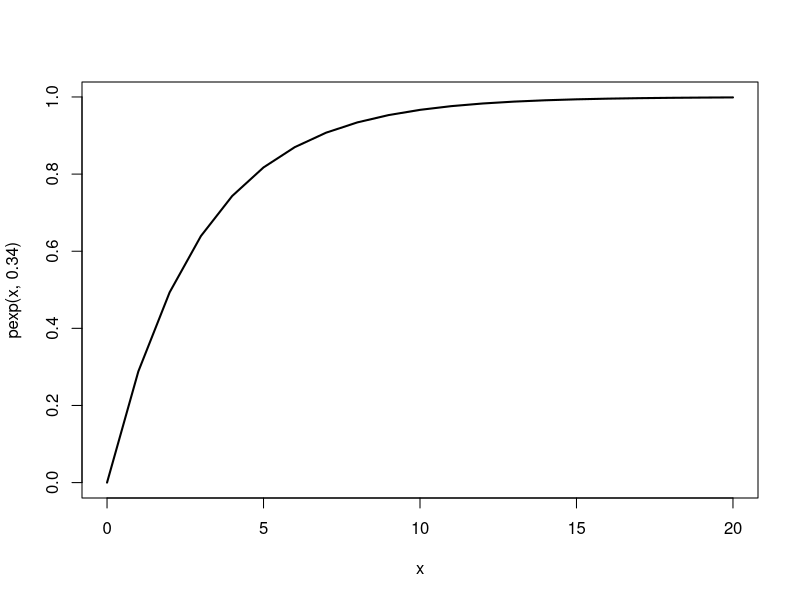
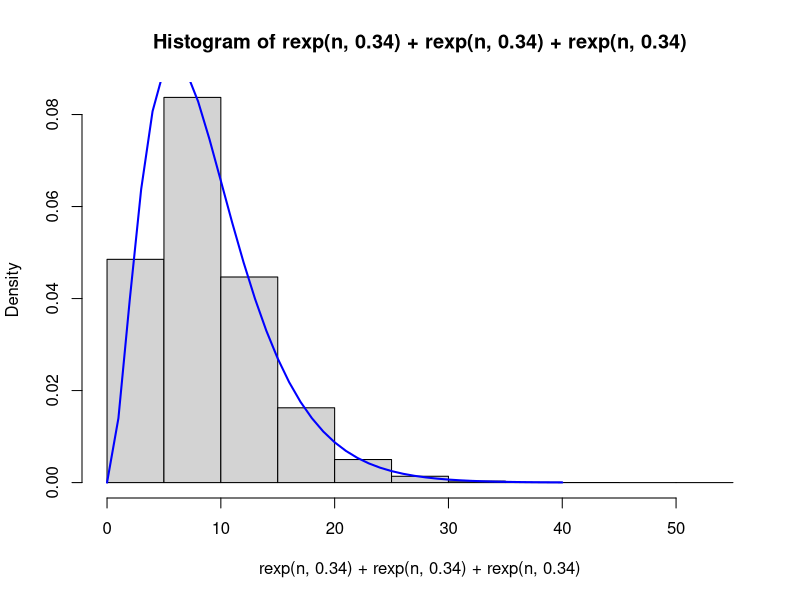
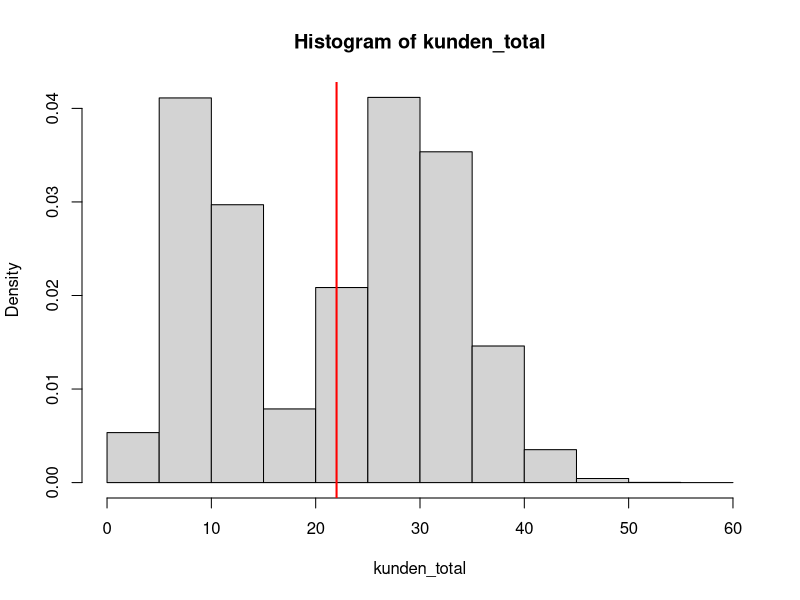

Write R code to recreate these figures, in order.
# Aufgabe 1

x <- 0:20
plot(x, pexp(x, 0.34), type = "l", lwd = 2)

pexp(1, 0.34)

pexp(5, 0.34) - pexp(4, 0.34)

n <- 100000
hist(rexp(n, 0.34) + rexp(n, 0.34) + rexp(n, 0.34), freq=F)
lines(0:40, dgamma(0:40, shape = 3, rate = 0.34), col = "blue", lwd = 2)


# Aufgabe 2

n <- 100000
kunden_wetter_schlecht <- rpois(n*0.4, 10)
kunden_wetter_gut <- rpois(n*0.6, 30)
kunden_total <- c(kunden_wetter_gut, kunden_wetter_schlecht)
hist(kunden_total, freq = F)
abline(v = mean(kunden_total), col = "red", lwd = 2)
mean(kunden_total)

q <- 0.1
fixkosten_pro_tag <- -1000
q_zusatzkosten_pro_kunde <- -qunif(1-q, min = 20, max = 30)
q_einnahmen_pro_kunde <- 60 + qexp(q, 1/30)
umsatz_pro_tag <- numeric(n)
for (i in 1:n){
  umsatz_pro_tag[i] <- fixkosten_pro_tag + kunden_total[i]*q_zusatzkosten_pro_kunde + kunden_total[i]*q_einnahmen_pro_kunde
}
umsatz_pro_tag_immer_offen <- mean(umsatz_pro_tag)


umsatz_pro_tag <- numeric(n)
for (i in 1:length(kunden_wetter_gut)){
  umsatz_pro_tag[i] <- fixkosten_pro_tag + kunden_wetter_gut[i]*q_zusatzkosten_pro_kunde + kunden_wetter_gut[i]*q_einnahmen_pro_kunde
}
umsatz_pro_tag[umsatz_pro_tag == 0] <- -200
umsatz_pro_tag_nur_schön_wetter_offen <- mean(umsatz_pro_tag)



                                      